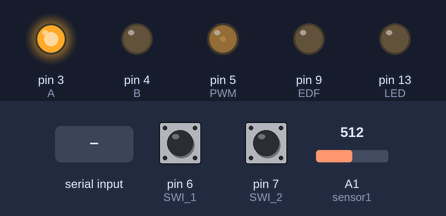
The sketch below on a simulated Arduino Uno, built with avr-gcc and run on an emulated ATmega328P. Parts: output pins drawn as LEDs (lit = HIGH). The inputs (shaded band) are chosen by the test bench; at power-on: pin 7 (SWI_2) HIGH, pin 6 (SWI_1) HIGH, A1 (sensor1) = 512. What the sketch prints to the serial monitor is not drawn.

Above: at 0.8 s.
0.9 s: pin 7 (SWI_2) pulled LOW for 0.15 s
At 2.1 s:
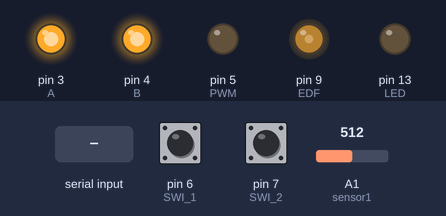
2.5 s: byte 30 received over Serial
At 4.4 s:
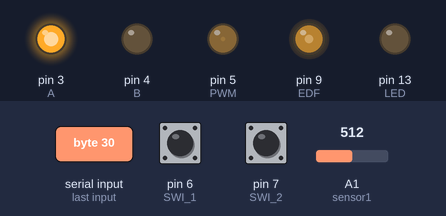
5.4 s: byte 90 received over Serial
At 6.6 s:
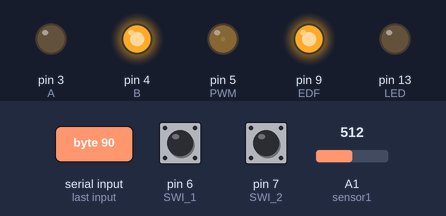
6.9 s: byte 120 received over Serial
At 7.9 s:
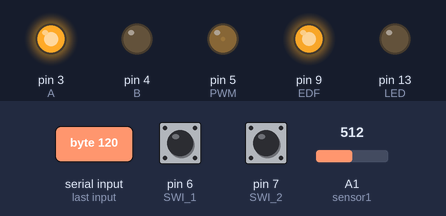
Timing chart, 0 to 9.4 s (numbered marks = the images above; inputs shaded):
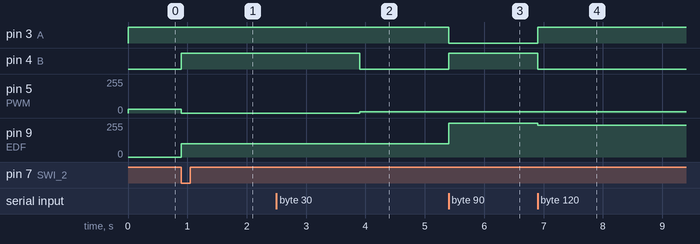

Measured:
- after the input at 0.9 s, pin 4 (B): LOW → HIGH at once; pin 5 (PWM): 30/255 → 0/255 at once; pin 9 (EDF): 0/255 → 100/255 at once
- after the input at 2.5 s, pin 4 (B): HIGH → LOW after 1.4 s; pin 5 (PWM): 0/255 → 10/255 after 1.4 s
- after the input at 5.4 s, pin 3 (A): HIGH → LOW at once; pin 4 (B): LOW → HIGH at once; pin 9 (EDF): 100/255 → 255/255 at once
- after the input at 6.9 s, pin 3 (A): LOW → HIGH at once; pin 4 (B): HIGH → LOW at once; pin 9 (EDF): 255/255 → 240/255 at once

The sketch:

EE_arduino_ver03.ino
```cpp
#define PWM 5                       // PWM出力
#define A 3                         // モータドライバ Aピン
#define B 4                         // モータドライバ Bピン
#define SWI_1 6                     // ハンド開閉スイッチ１_上
#define SWI_2 7                     // ハンド開閉スイッチ１_下
#define sensor1 1                   // 光センサ1_上
#define EDF 9                       // EDF用PWM出力

int a_val1 = 0;                    //アナログ値
int sensorThre = 900;
int v;                            //電圧
int sw1 = 1;
int sw2 = 1;

int InitEDF_PWM = 100;              //EDF起動時のPWM
int EDF_PWM;                 //EDF吸引時のPWM

uint8_t recv_data;
uint8_t mode;   //上位3bitがモード番号_0~7
uint8_t edf ;   //下位5bitがPWM値_0~31

uint8_t send_data;
uint8_t flag = 0;
uint8_t sensor = 0;

// For test
const int LED = 13; //定数LEDを13に設定

//センサー前回値
int lv[4] = {0,0,0,0};
bool sw = false;
int counter = 0;

void Decryption() {
  mode = recv_data >> 5;  //上位3bitの取り出し_5bit右シフト_0~7
  edf = recv_data & 31 ;  //下位5bitの取り出し_31(00011111)とAND演算_0~31
  //10倍する必要がある。
}

void Sender() {
  //上位3bitがflag番号、下位5bitがセンサ値
  send_data = ( flag << 5) + sensor;
  Serial.write(send_data);
}

void setup()
{
  //初期化
  pinMode(13, OUTPUT);
  pinMode(A, OUTPUT);                     // モータドライバ Aピン
  pinMode(B, OUTPUT);                     // モータドライバ Bピン
  pinMode(PWM, OUTPUT);                   // PWM出力
  pinMode(SWI_1, INPUT_PULLUP);           // up switch
  pinMode(SWI_2, INPUT_PULLUP);           // down switch
  pinMode(sensor1, INPUT);                     // 光センサ1_上
  pinMode(EDF, OUTPUT);

  // モータ停止
  digitalWrite(A, HIGH);
  digitalWrite(B, HIGH);

  // downスイッチにあたるまで回転
  digitalWrite(A, HIGH);
  digitalWrite(B, LOW);
  while (digitalRead(SWI_2))
  {
    analogWrite(PWM, 30);
  }
  analogWrite(PWM, 0);

  // モータ停止
  digitalWrite(A, HIGH);
  digitalWrite(B, HIGH);

  // EDF起動
  analogWrite(EDF, InitEDF_PWM);
  delay(3000);

  // For test
  pinMode(LED, OUTPUT); //LEDピンを出力に設定

  Serial.begin(115200);
}
void loop()
{
  if (Serial.available() > 0)
  {
    flag = 0;
    recv_data = Serial.read();
    a_val1 = analogRead(sensor1);
    sensor = (a_val1 - 800) / 10;
    if(sensor < 0) sensor = 0;
    else if(sensor > 20) sensor = 20;
    /*lv[counter] = sensor;

    if(sensor >= 10 || lv[)*/

    counter++;
    if(counter >= 4) counter = 0;
    Decryption();
    EDF_PWM = edf * 10; //10倍する
    switch (mode) {
      // 待機_EDFストップ
      case 0:
        analogWrite(EDF, InitEDF_PWM);  //EDFストップ
        flag = 0;
        analogWrite(PWM, 0);
        Sender();
        if (digitalRead(SWI_2))
        {
          digitalWrite(A, HIGH);
          digitalWrite(B, LOW);
          analogWrite(PWM, 10);
        }
        else
        {
        //モータ停止
          digitalWrite(A, HIGH);
          digitalWrite(B, HIGH);
        }
        break;

      // 吸引
      case 1:
        analogWrite(EDF, EDF_PWM);   //EDF回転
        flag = 1;
        // センサ反応
        if (a_val1 > sensorThre ) flag = 5;
        Sender();
        break;

      // 切断1_刃が上のSWを押すまで
      case 2:
        analogWrite(EDF, EDF_PWM);   //EDF回転
        sw1 = digitalRead(SWI_1);
        if (sw1 == 0) flag = 6; // SW1反応あり(0)
        else flag = 2;          // SW1反応なし(1)
        Sender();
        //モータ閉
        if (digitalRead(SWI_1))
        {
          digitalWrite(A, LOW);
          digitalWrite(B, HIGH);
          analogWrite(PWM, 10);
        }
        else
        {
        //モータ停止
          digitalWrite(A, HIGH);
          digitalWrite(B, HIGH);
        }
        break;

      // 切断2_刃が上のSWを押すまで
      case 3:
        analogWrite(EDF, EDF_PWM);   //EDF回転
        sw2 = digitalRead(SWI_2);
        if (sw2 == 0) flag = 7; // SW2反応あり(0)
        else flag = 3;          // SW2反応なし(1)
        Sender();
        //モータ開
        if (digitalRead(SWI_2))
        {
          digitalWrite(A, HIGH);
          digitalWrite(B, LOW);
          analogWrite(PWM, 10);
        }
        else
        {
        //モータ停止
          digitalWrite(A, HIGH);
          digitalWrite(B, HIGH);
        }
        break;

      // 把持
      case 4:
        analogWrite(EDF, EDF_PWM);   //EDF回転
        // センサ反応あり
        if (a_val1>sensorThre ){
          flag = 4;
        } else {
          // 把持失敗
          analogWrite(EDF, InitEDF_PWM);  //EDFストップ
          flag = 0;
        }
        Sender();
        digitalWrite(A, HIGH);
        digitalWrite(B, HIGH);
        break;
    }
  }
}
```
